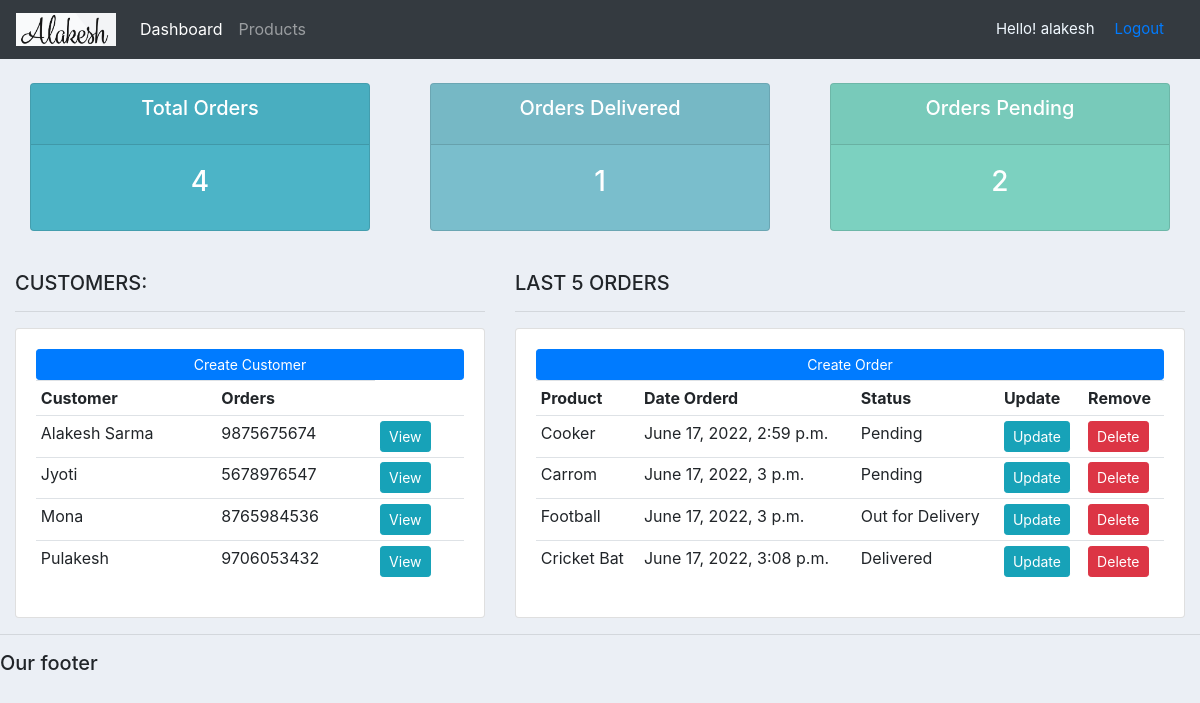
Before: / (signed in) with the older database file.
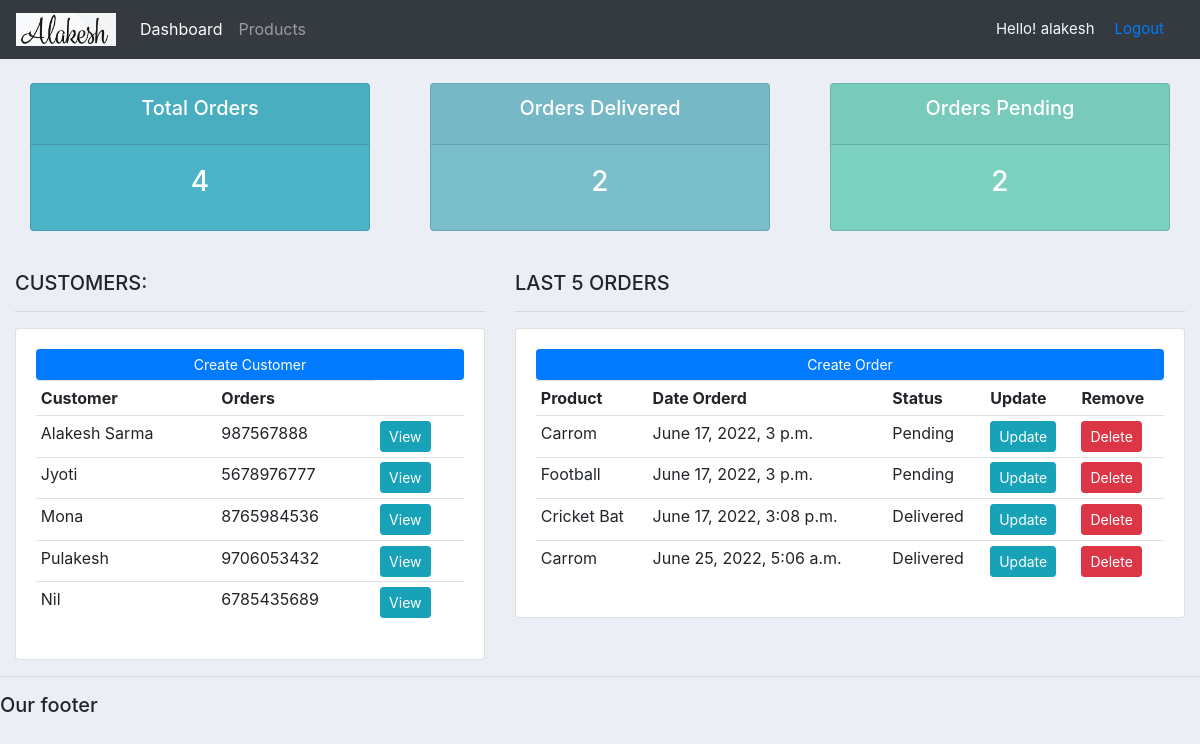
After: the same page with the newer database file.
### accounts/models.py (models this page shows, shortened)
class customer(models.Model):
    name=models.CharField(max_length=200, null=True)
    phone=models.CharField(max_length=200, null=True)
    email=models.CharField(max_length=200, null=True)
    date_created=models.DateTimeField(auto_now_add=True)

class order(models.Model):
    STATUS=(
        ('Pending','Pending'),
        ('Out for Delivery', 'Out for Delivery'),
        ('Delivered','Delivered')
    )
    customer=models.ForeignKey(customer, null=True, on_delete=models.SET_NULL)
    product=models.ForeignKey(products, null=True, on_delete=models.SET_NULL)
    date_created=models.DateTimeField(auto_now_add=True, null=True)
    status=models.CharField(max_length=200, null=True, choices=STATUS)
    tags=models.ManyToManyField(tag)

class products(models.Model):
    CATEGORY=(
        ('Indoor','Indoor'),
        ('Outdoor','Outdoor')
    )
    name=models.CharField(max_length=200, null=True)
    price=models.FloatField()
    category=models.CharField(max_length=200, null=True, choices=CATEGORY)
    description=models.CharField(max_length=200, null=True)
    date_created=models.DateTimeField(auto_now_add=True, null=True)
    def __str__(self):
        return self.name

### accounts/views.py (the view)
# urls.py: path('', views.index, name='home'),
@login_required(login_url='login')
def index(request):
    all_cust=customer.objects.all()
    all_orders=order.objects.all()
    delivered=order.objects.filter(status='Delivered').count()
    pending=order.objects.filter(status='Pending').count()
    t_order=all_orders.count()
    summary={'t_order':t_order,'pen':pending,'delivered':delivered,'all_orders':all_orders,'all_cust':all_cust}
    return render(request, "accounts/dashboard.html", summary)

### accounts/templates/accounts/dashboard.html
{%  extends 'accounts/main.html' %}
{% load static %}
{% block content %}
{%  include 'accounts/status.html' %}
<br>
<div class="row">
	<div class="col-md-5">
		<h5>CUSTOMERS:</h5>
		<hr>
		<div class="card card-body">
			<a class="btn btn-primary  btn-sm btn-block" href="{% url 'create_Customer' %}">Create Customer</a>
			<table class="table table-sm">
				<tr>
					<th>Customer</th>
					<th>Orders</th>
				</tr>
				{% for cust in all_cust %}
					<tr>
						<td>{{cust.name}}</td>
						<td>{{cust.phone}}</td>
						<td><a class="btn btn-sm btn-info" href="{% url 'customer' cust.id %}">View</a></td>
					</tr>
				{% endfor %}
			</table>
		</div>
	</div>
	<div class="col-md-7">
		<h5>LAST 5 ORDERS</h5>
		<hr>
		<div class="card card-body">
			<a class="btn btn-primary  btn-sm btn-block" href="{% url 'create_Order' %}">Create Order</a>
			<table class="table table-sm">
				<tr>
					<th>Product</th>
					<th>Date Orderd</th>
					<th>Status</th>
					<th>Update</th>
					<th>Remove</th>
				</tr>
				{% for order in all_orders %}
					<tr>
						<td>{{order.product}}</td>
						<td>{{order.date_created}}</td>
						<td>{{order.status}}</td>
						<td><a class="btn btn-sm btn-info" href="{% url 'update_Order' order.id %}">Update</a></td>
						<td><a class="btn btn-sm btn-danger" href="{% url 'delete_order' order.id %}">Delete</a></td>
					</tr>
				{% endfor %}
			</table>
		</div>
	</div>
</div>
{% endblock %}

Changed rows visible on the page:
removed order: product "Cooker", date_created "June 17, 2022, 2:59 p.m.", status "Pending"
changed customer "Alakesh Sarma": phone "9875675674" → "987567888"
changed customer "Jyoti": phone "5678976547" → "5678976777"
added customer: name "Nil", phone "6785435689"
changed order "Football": status "Out for Delivery" → "Pending"
added order: product "Carrom", date_created "June 25, 2022, 5:06 a.m.", status "Delivered"
Other visible differences:
{{ delivered }}: "1" → "2"
